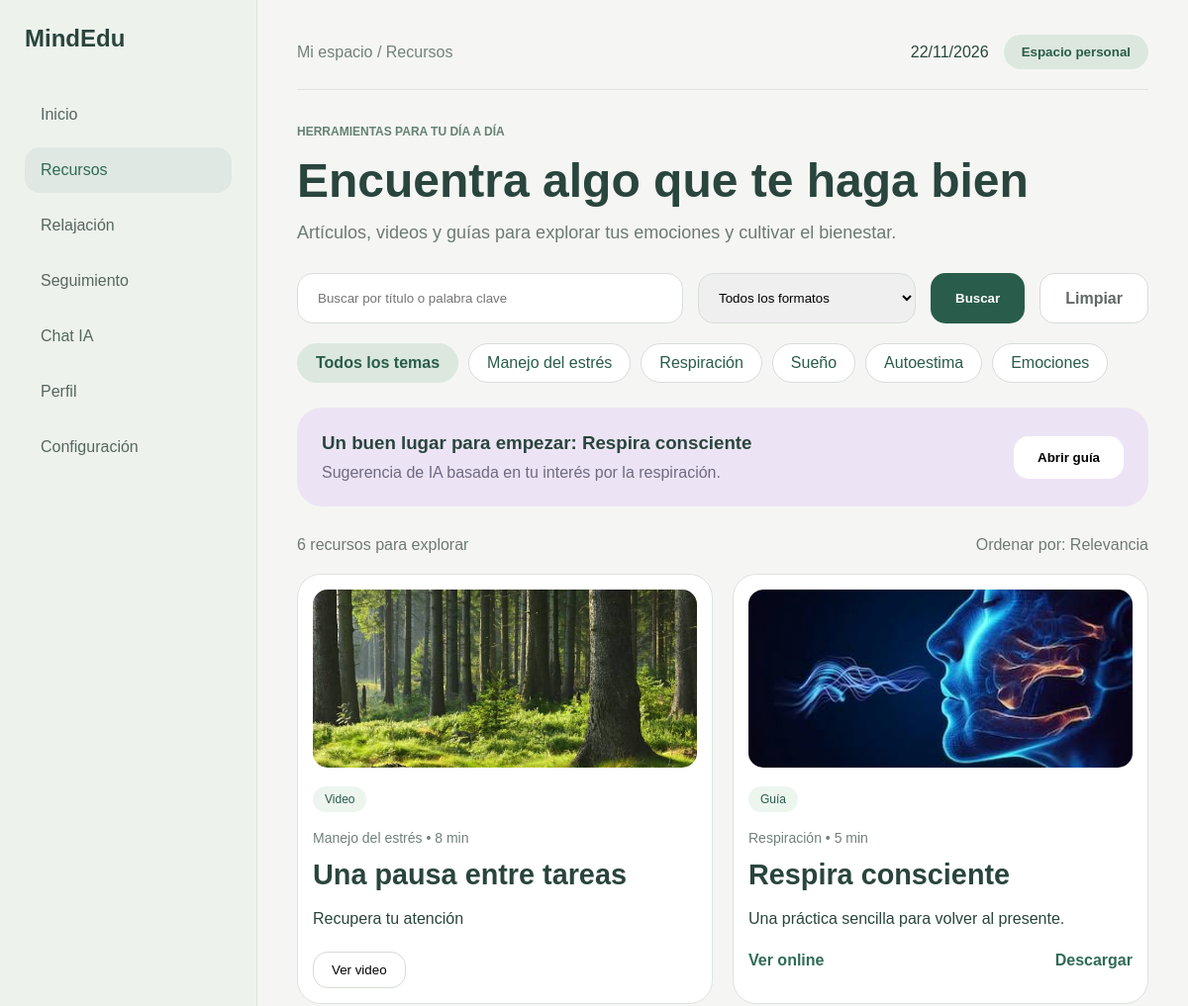
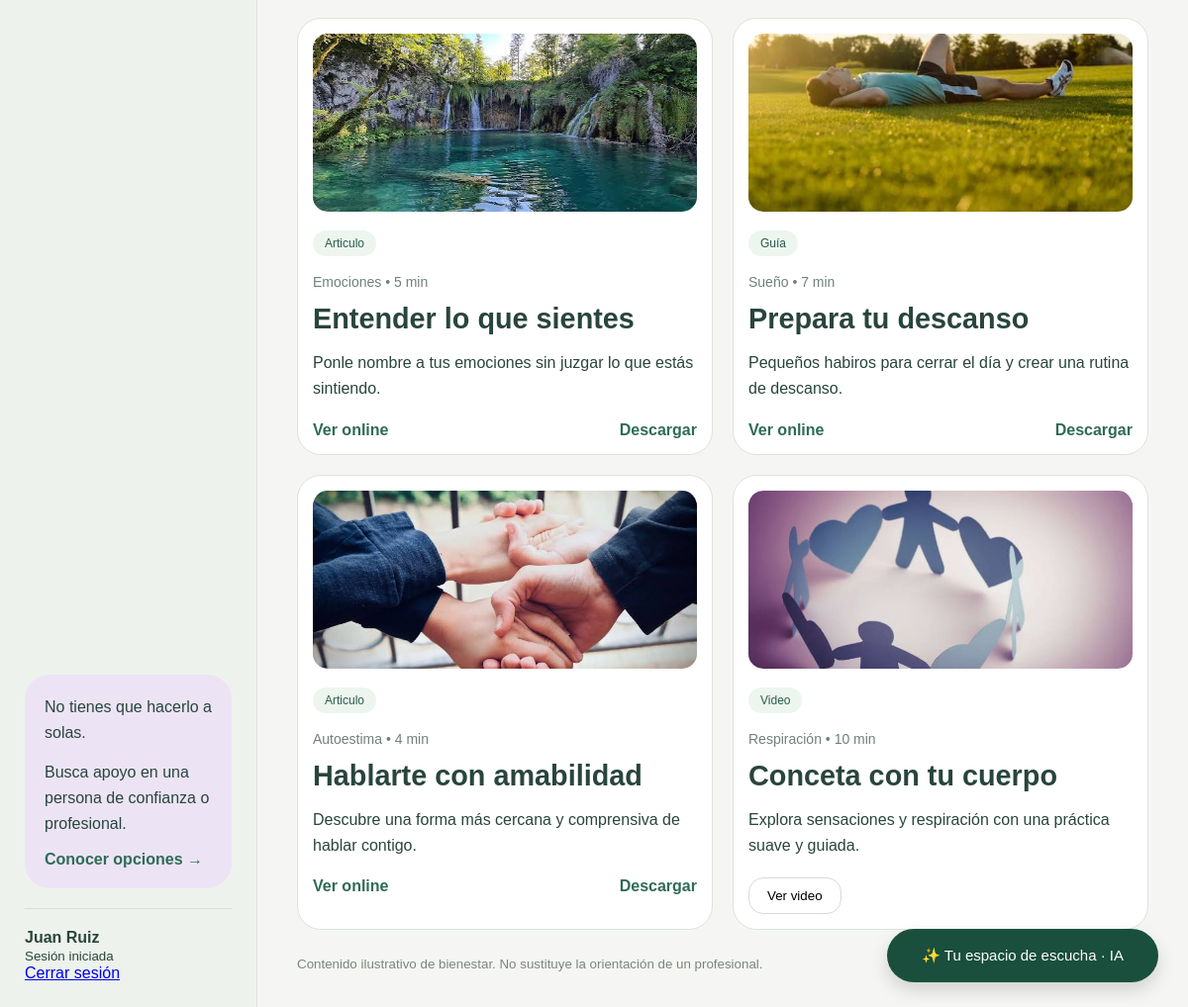
/vista/recursos.php (signed in), run on the app's committed database (2 pictures, top to bottom).
### tables this page shows
CREATE TABLE `usuarios` (
  `id` int(11) NOT NULL,
  `nombre` varchar(150) NOT NULL,
  `email` varchar(150) NOT NULL,
  `edad` int(11) NOT NULL,
  `password` varchar(255) NOT NULL,
  `idioma` varchar(10) DEFAULT 'es',
  `texto_grande` tinyint(1) DEFAULT 0,
  `alto_contraste` tinyint(1) DEFAULT 0,
  `reducir_movimiento` tinyint(1) DEFAULT 0,
  `fecha_registro` timestamp NULL DEFAULT current_timestamp(),
  `visitas` int(11) DEFAULT 0
);

CREATE TABLE `recursos` (
  `id` int(11) NOT NULL,
  `titulo` varchar(150) DEFAULT NULL,
  `categoria` varchar(100) DEFAULT NULL,
  `descripcion` text DEFAULT NULL,
  `formato` varchar(50) DEFAULT NULL,
  `duracion` varchar(20) DEFAULT NULL,
  `archivo` varchar(255) DEFAULT NULL,
  `imagen` varchar(255) DEFAULT NULL
);

### vista/recursos.php (the view, shortened to what this page needs)
<?php
require_once("../config/database.php");
$idUsuario = $_SESSION['usuario_id'];
$sql = "SELECT nombre
        FROM usuarios
        WHERE id = ?";
$stmt = $conn->prepare($sql);
$stmt->bind_param(
    "i",
    $idUsuario
);
$stmt->execute();
$resultado = $stmt->get_result();
$usuario = $resultado->fetch_assoc();
$nombre = $usuario['nombre'];
$sql = "SELECT *
        FROM recursos
        WHERE 1=1";
$stmt = $conn->prepare($sql);
$stmt->execute();
$recursos = $stmt->get_result();
?>
<!DOCTYPE html>
<html lang="es">
<head>
    <link rel="stylesheet" href="../css/recursos.css">
</head>
<body>
<div class="container">
    <aside class="sidebar">
        <h2>MindEdu</h2>
        <nav>
            <ul>
                <li>
                    <a href="dashboard.php">
                        Inicio
                    </a>
                </li>
                <li>
                    <a href="recursos.php" class="active">
                        Recursos
                    </a>
                </li>
                <li>
                    <a href="relajacion.php">
                        Relajación
                    </a>
                </li>
                <li>
                    <a href="seguimiento.php">
                        Seguimiento
                    </a>
                </li>
                <li>
                    <a href="chat.php">
                        Chat IA
                    </a>
                </li>
                <li>
                    <a href="perfil.php">
                        Perfil
                    </a>
                </li>
                <li>
                    <a href="configuracion.php">
                        Configuración
                    </a>
                </li>
            </ul>
        </nav>
        <div class="support">
            <p>
                No tienes que hacerlo a solas.
            </p>
            <p>
                Busca apoyo en una persona de confianza o profesional.
            </p>
            <a href="#">
                Conocer opciones →
            </a>
        </div>
        <div class="user">
            <p>
                <strong>
                    <?php echo htmlspecialchars($nombre); ?>
                </strong>
            </p>
            <small>
                Sesión iniciada
            </small>
            <p>
                <a href="../config/logout.php">
                    Cerrar sesión
                </a>
            </p>
        </div>
    </aside>
   <main class="main">
    <header class="top-bar">
        <div class="breadcrumb">
            Mi espacio / Recursos
        </div>
        <div class="top-actions">
            <span class="date">
                    <?php echo date('d/m/Y'); ?>
                </span>
            <button class="personal-space">
                Espacio personal
            </button>
        </div>
    </header>
    <section class="hero">
        <span class="section-label">
            HERRAMIENTAS PARA TU DÍA A DÍA
        </span>
        <h1>
            Encuentra algo que te haga bien
        </h1>
        <p>
            Artículos, videos y guías para explorar tus emociones
            y cultivar el bienestar.
        </p>
    </section>
  <section class="search-area">
    <form method="GET" class="search-form">
    <input
        type="text"
        name="buscar"
        placeholder="Buscar por título o palabra clave"
        class="search-input"
        value="<?php echo htmlspecialchars($_GET['buscar'] ?? ''); ?>"
    >
    <select
        name="formato"
        class="format-filter"
    >
        <option value="">Todos los formatos</option>
    </select>
    <button type="submit" class="search-btn">
        Buscar
    </button>
    <a href="recursos.php" class="clear-btn">
        Limpiar
    </a>
</form>
</section>
    <section class="categories">
    <a
        href="recursos.php"
        class="category <?php echo empty($_GET['categoria']) ? 'active' : ''; ?>"
    >
        Todos los temas
    </a>
    <a
        href="recursos.php?categoria=Manejo del estrés"
        class="category <?php echo (($_GET['categoria'] ?? '') == 'Manejo del estrés') ? 'active' : ''; ?>"
    >
        Manejo del estrés
    </a>
    <a
        href="recursos.php?categoria=Respiración"
        class="category <?php echo (($_GET['categoria'] ?? '') == 'Respiración') ? 'active' : ''; ?>"
    >
        Respiración
    </a>
    <a
        href="recursos.php?categoria=Sueño"
        class="category <?php echo (($_GET['categoria'] ?? '') == 'Sueño') ? 'active' : ''; ?>"
    >
        Sueño
    </a>
    <a
        href="recursos.php?categoria=Autoestima"
        class="category <?php echo (($_GET['categoria'] ?? '') == 'Autoestima') ? 'active' : ''; ?>"
    >
        Autoestima
    </a>
    <a
        href="recursos.php?categoria=Emociones"
        class="category <?php echo (($_GET['categoria'] ?? '') == 'Emociones') ? 'active' : ''; ?>"
    >
        Emociones
    </a>
</section>
    <section class="featured-resource">
        <div>
            <h3>
                Un buen lugar para empezar:
                Respira consciente
            </h3>
            <p>
                Sugerencia de IA basada en tu interés
                por la respiración.
            </p>
        </div>
        <button>
            Abrir guía
        </button>
    </section>
    <div class="resources-header">
        <p>
            6 recursos para explorar
        </p>
        <span>
            Ordenar por: Relevancia
        </span>
    </div>
   <section class="resources-grid">
<?php while($recurso = $recursos->fetch_assoc()): ?>
    <article class="resource-card">
        <img
            src="../img/recursos/<?php echo htmlspecialchars($recurso['imagen']); ?>"
            alt="<?php echo htmlspecialchars($recurso['titulo']); ?>"
        >
        <span class="resource-type">
            <?php echo htmlspecialchars($recurso['formato']); ?>
        </span>
        <p class="resource-meta">
            <?php echo htmlspecialchars($recurso['categoria']); ?>
            •
            <?php echo htmlspecialchars($recurso['duracion']); ?>
        </p>
        <h3>
            <?php echo htmlspecialchars($recurso['titulo']); ?>
        </h3>
        <p>
            <?php echo htmlspecialchars($recurso['descripcion']); ?>
        </p>
        <div class="resource-actions">
            <?php if(strtolower(trim($recurso['formato'])) === 'video'): ?>
                <button
                    type="button"
                    class="view-btn"
                    data-titulo="<?php echo htmlspecialchars($recurso['titulo'], ENT_QUOTES); ?>"
                    data-descripcion="<?php echo htmlspecialchars($recurso['descripcion'], ENT_QUOTES); ?>"
                    data-url="<?php echo htmlspecialchars($recurso['archivo'], ENT_QUOTES); ?>"
                    onclick="abrirModalVideo(this)"
                >
                    Ver video
                </button>
            <?php else: ?>
                <a
                    href="../archivos/recursos/<?php echo htmlspecialchars($recurso['archivo']); ?>"
                    target="_blank"
                    class="view-btn"
                >
                    Ver online
                </a>
                <a
                    href="../archivos/recursos/<?php echo htmlspecialchars($recurso['archivo']); ?>"
                    download
                >
                    Descargar
                </a>
            <?php endif; ?>
        </div>
    </article>
<?php endwhile; ?>
</section>
    <footer class="footer-note">
        <small>
            Contenido ilustrativo de bienestar.
            No sustituye la orientación de un profesional.
        </small>
    </footer>
</main>
</div>
<button class="chat-btn">
    ✨ Tu espacio de escucha · IA
</button>
</body>
</html>

### css/recursos.css (style rules this page uses)
* { margin:0; padding:0; box-sizing:border-box; }
body { font-family:Arial, sans-serif; background:#f5f6f3; color:#29453d; }
.container { display:flex; min-height:100vh; }
.sidebar { width:260px; min-width:260px; background:#eef2ed; border-right:1px solid #dde2db; display:flex; flex-direction:column; padding:25px; }
.sidebar h2 { margin-bottom:40px; }
.sidebar nav ul { list-style:none; }
.sidebar nav li { margin-bottom:10px; }
.sidebar nav a { display:block; padding:14px 16px; text-decoration:none; color:#56665f; border-radius:15px; transition:.3s; }
.sidebar nav a:hover, .sidebar nav a.active { background:#dfe8e2; color:#2f6b57; }
.support { margin-top:auto; background:#ece4f5; padding:20px; border-radius:25px; }
.support p { margin-bottom:15px; line-height:1.6; }
.support a { color:#2f6b57; text-decoration:none; font-weight:600; }
.user { margin-top:20px; padding-top:20px; border-top:1px solid #ddd; }
.main { flex:1; padding:35px 40px; }
.top-bar { display:flex; justify-content:space-between; align-items:center; padding-bottom:20px; margin-bottom:35px; border-bottom:1px solid #dde2db; }
.breadcrumb { color:#73807b; }
.top-actions { display:flex; align-items:center; gap:15px; }
.personal-space { background:#dce8df; color:#295c4a; border:none; padding:10px 18px; border-radius:25px; cursor:pointer; font-weight:600; }
.section-label { display:block; color:#648173; font-size:12px; font-weight:bold; margin-bottom:15px; }
.hero h1 { font-size:3rem; margin-bottom:15px; }
.hero p { color:#6e7974; font-size:18px; }
.search-area { display:flex; gap:15px; margin-top:30px; margin-bottom:20px; }
.search-input { flex:1; padding:16px 20px; border:1px solid #d8dfd9; border-radius:16px; background:white; }
.format-filter { width:220px; border:1px solid #d8dfd9; border-radius:16px; padding:16px; }
.search-form { display:flex; gap:15px; width:100%; }
.search-btn { background:#295c4a; color:white; border:none; border-radius:15px; padding:0 25px; cursor:pointer; font-weight:600; }
.clear-btn { display:flex; align-items:center; justify-content:center; padding:0 25px; border:1px solid #d7ddd8; border-radius:15px; background:white; color:#5f6864; text-decoration:none; font-weight:600; }
.categories { display:flex; flex-wrap:wrap; gap:10px; margin-bottom:25px; }
.category { text-decoration:none; padding:10px 18px; background:white; border:1px solid #d8ddd8; border-radius:25px; color:#295c4a; transition:.3s; }
.category.active { background:#dce8df; border-color:#dce8df; font-weight:600; }
.featured-resource { background:#ece4f5; border-radius:25px; padding:25px; display:flex; justify-content:space-between; align-items:center; margin-bottom:30px; }
.featured-resource h3 { margin-bottom:10px; }
.featured-resource p { color:#6e6a80; }
.featured-resource button { background:white; border:none; padding:14px 24px; border-radius:15px; cursor:pointer; font-weight:600; }
.resources-header { display:flex; justify-content:space-between; align-items:center; margin-bottom:20px; color:#6f7975; }
.resources-grid { display:grid; grid-template-columns:repeat(3,1fr); gap:20px; }
.resource-card { background:white; border:1px solid #dde3dd; border-radius:24px; padding:15px; transition:.3s; }
.resource-card img { width:100%; height:180px; object-fit:cover; border-radius:15px; margin-bottom:15px; }
.resource-type { display:inline-block; background:#edf5ef; color:#295c4a; padding:6px 12px; border-radius:14px; font-size:12px; margin-bottom:15px; }
.resource-meta { color:#71807b; font-size:14px; margin-bottom:10px; }
.resource-card h3 { font-size:1.8rem; margin-bottom:15px; }
.resource-card p { line-height:1.6; }
.resource-actions { display:flex; justify-content:space-between; align-items:center; margin-top:20px; }
.resource-actions button { background:white; border:1px solid #d5dbd5; border-radius:15px; padding:10px 18px; cursor:pointer; }
.resource-actions a { text-decoration:none; color:#2f6b57; font-weight:600; }
.footer-note { margin-top:25px; color:#7a857f; }
.chat-btn { position:fixed; right:30px; bottom:25px; background:#194f3c; color:white; border:none; border-radius:40px; padding:18px 35px; cursor:pointer; font-size:15px; box-shadow:0 8px 18px rgba(0,0,0,.15); }
@media (max-width:1200px) { .resources-grid { grid-template-columns:repeat(2,1fr); } }

### data on the page
usuarios: nombre "Juan Ruiz"
recursos: imagen (picture), formato "Video", categoria "Manejo del estrés", duracion "8 min", titulo "Una pausa entre tareas", descripcion "Recupera tu atención"
recursos: imagen (picture), formato "Guía", categoria "Respiración", duracion "5 min", titulo "Respira consciente", descripcion "Una práctica sencilla para volver al presente."
recursos: imagen (picture), formato "Articulo", categoria "Emociones", duracion "5 min", titulo "Entender lo que sientes", descripcion "Ponle nombre a tus emociones sin juzgar lo que estás sintiendo."
recursos: imagen (picture), formato "Guía", categoria "Sueño", duracion "7 min", titulo "Prepara tu descanso", descripcion "Pequeños habiros para cerrar el día y crear una rutina de descanso."
recursos: imagen (picture), formato "Articulo", categoria "Autoestima", duracion "4 min", titulo "Hablarte con amabilidad", descripcion "Descubre una forma más cercana y comprensiva de hablar contigo."
recursos: imagen (picture), formato "Video", categoria "Respiración", duracion "10 min", titulo "Conceta con tu cuerpo", descripcion "Explora sensaciones y respiración con una práctica suave y guiada."
